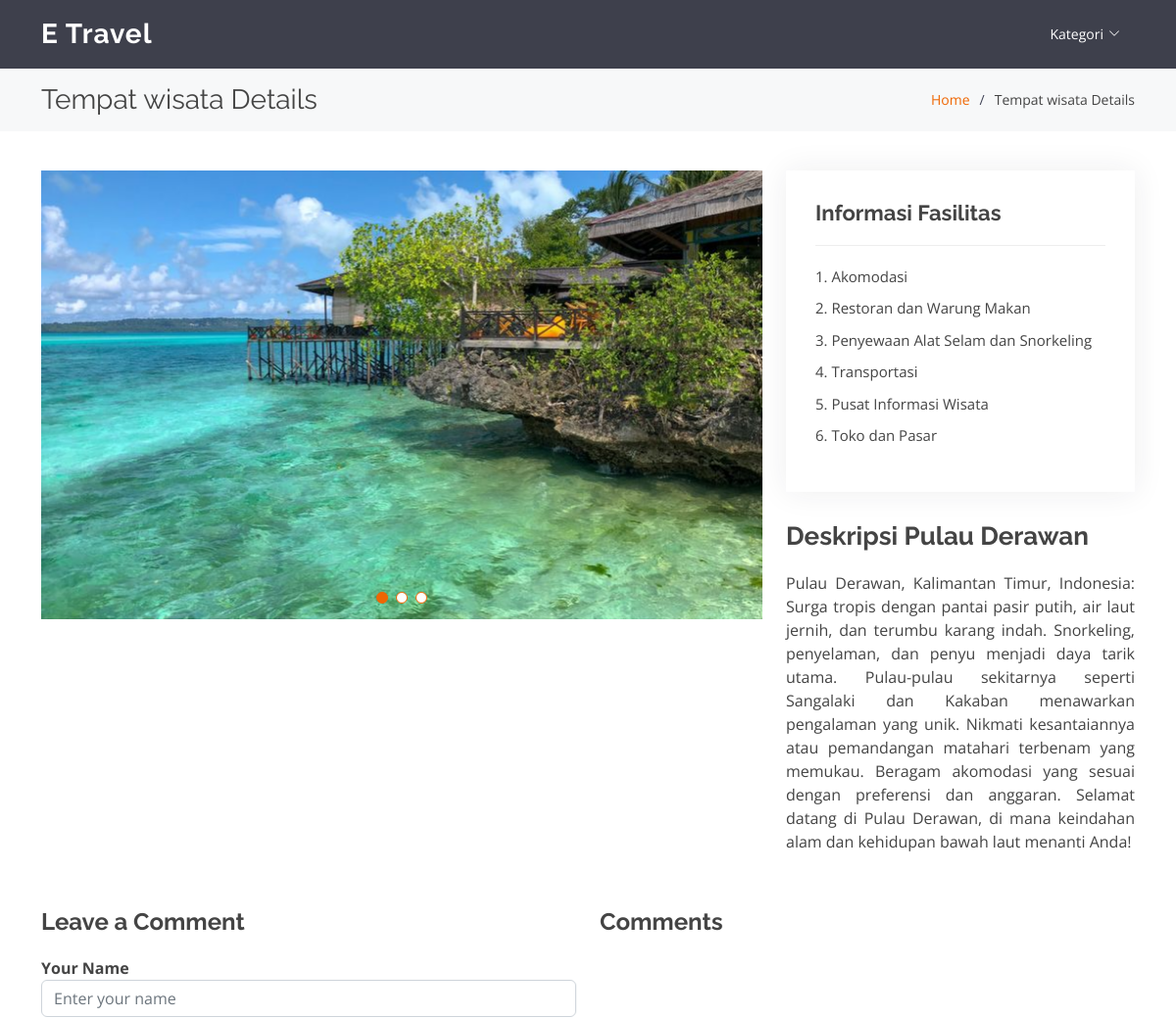
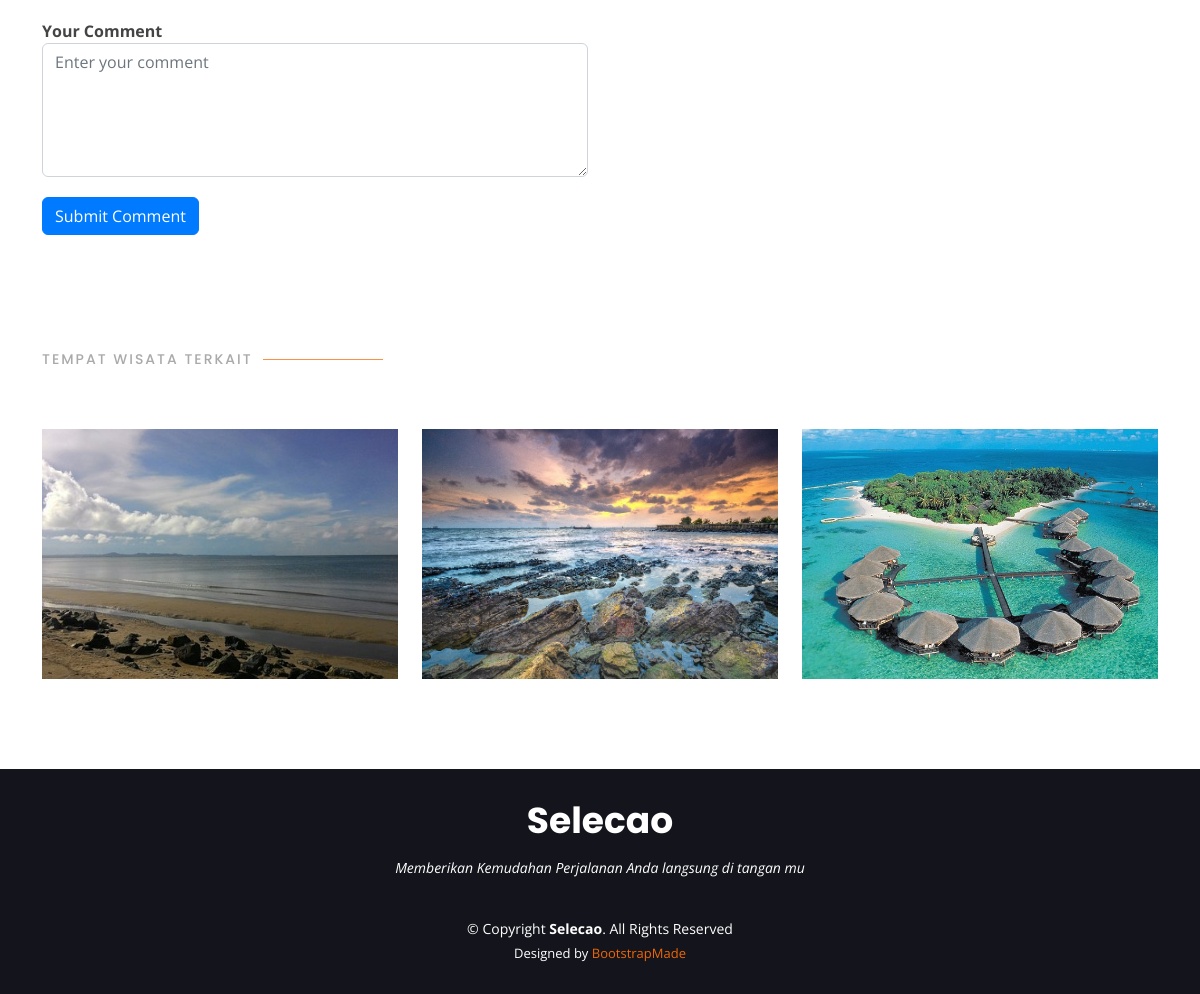
The app's page /portfolio-details.php?id_tempat_wisata=4 with its own data (2 pictures, top to bottom).
### tables this page shows
CREATE TABLE `image` (
  `id_image` int(11) NOT NULL,
  `image` varchar(255) NOT NULL,
  `image_satu` varchar(255) NOT NULL,
  `image_dua` varchar(255) NOT NULL,
  `id_tempat_wisata` int(11) NOT NULL
);

CREATE TABLE `fasilitas` (
  `id_fasilitas` int(11) NOT NULL,
  `deskripsi_fasilitas` text NOT NULL,
  `id_tempat_wisata` int(11) NOT NULL
);

CREATE TABLE `tempat_wisata` (
  `id_tempat_wisata` int(11) NOT NULL,
  `name_tw` varchar(255) NOT NULL,
  `deskripsi` text NOT NULL,
  `image_tw` varchar(255) NOT NULL,
  `id_daerah_wisata` int(11) NOT NULL,
  `id_kategori` int(11) NOT NULL
);

### public/portfolio-details.php (the view, shortened to what this page needs)
<!DOCTYPE html>
<html lang="en">
<head>
    <link href="assets/vendor/animate.css/animate.min.css" rel="stylesheet">
    <link href="assets/vendor/aos/aos.css" rel="stylesheet">
    <link href="assets/vendor/bootstrap/css/bootstrap.min.css" rel="stylesheet">
    <link href="assets/vendor/bootstrap-icons/bootstrap-icons.css" rel="stylesheet">
    <link href="assets/vendor/boxicons/css/boxicons.min.css" rel="stylesheet">
    <link href="assets/vendor/glightbox/css/glightbox.min.css" rel="stylesheet">
    <link href="assets/vendor/remixicon/remixicon.css" rel="stylesheet">
    <link href="assets/vendor/swiper/swiper-bundle.min.css" rel="stylesheet">
    <link href="assets/css/style.css" rel="stylesheet">
</head>
<body>
    <header id="header" class="fixed-top d-flex align-items-center  ">
    <div class="container d-flex align-items-center justify-content-between">
      <div class="logo">
        <h1><a href="index.php">E Travel</a></h1>
      </div>
      <nav id="navbar" class="navbar">
        <ul>
          <li class="dropdown"><a href="#"><span>Kategori</span> <i class="bi bi-chevron-down"></i></a>
          </li>
        </ul>
      </nav>
      </div>
  </header>
    <main id="main">
        <section id="breadcrumbs" class="breadcrumbs">
            <div class="container">
                <div class="d-flex justify-content-between align-items-center">
                    <h2>Tempat wisata Details</h2>
                    <ol>
                        <li><a href="index.php">Home</a></li>
                        <li>Tempat wisata Details</li>
                    </ol>
                </div>
            </div>
        </section>
        <section id="portfolio-details" class="portfolio-details">
            <div class="container">
                <div class="row gy-4">
                    <div class="col-lg-8">
                        <div class="portfolio-details-slider swiper">
                            <div class="swiper-wrapper align-items-center">
                                <?php
                                include "../config/config.php";
                                $id_tempat_wisata = $_GET['id_tempat_wisata'];
                                $data = mysqli_query($host, "SELECT * FROM `image` WHERE `id_tempat_wisata` = $id_tempat_wisata");
                                while ($d = mysqli_fetch_array($data)) {
                                ?>
                                    <div class="swiper-slide">
                                        <img src="../admin/assets/img/<?php echo $d["image"]; ?>" data-gallery="portfolioGallery" class="portfolio-lightbox preview-link" alt="">
                                    </div>
                                <?php
                                }
                                ?>
                            </div>
                            <div class="swiper-pagination"></div>
                        </div>
                    </div>
                    <div class="col-lg-4">
                        <?php
                        $query = "SELECT deskripsi_fasilitas FROM fasilitas WHERE id_tempat_wisata = $id_tempat_wisata";
                        $result = mysqli_query($host, $query);
                        $row = mysqli_fetch_assoc($result);
                        $description = $row['deskripsi_fasilitas'];
                        $items = explode("\n", $description);
                        ?>
                        <div class="portfolio-info">
                            <h3>Informasi Fasilitas</h3>
                            <ul>
                                <?php foreach ($items as $item) { ?>
                                    <?php if (!empty($item)) { ?>
                                        <li><strong></strong> <?php echo trim($item); ?><br></li>
                                    <?php } ?>
                                <?php } ?>
                            </ul>
                        </div>
                        <?php
                        $query = "SELECT name_tw, deskripsi FROM tempat_wisata WHERE id_tempat_wisata = $id_tempat_wisata";
                        $result = mysqli_query($host, $query);
                        if ($result && mysqli_num_rows($result) > 0) {
                            $row = mysqli_fetch_assoc($result);
                            $name_tw = $row['name_tw'];
                            $deskripsi = $row['deskripsi'];
                        } else {
                            $name_tw = "Title Not Found";
                            $deskripsi = "Description Not Found";
                        }
                        ?>
                        <div class="portfolio-description">
                            <h2>Deskripsi <?php echo $name_tw; ?></h2>
                            <p style="text-align: justify;">
                                <?php echo $deskripsi; ?>
                            </p>
                        </div>
                    </div>
                    <div class="portfolio-comments">
                        <div class="row">
                            <div class="col-lg-6">
                                <h3>Leave a Comment</h3>
                                <form class="comment-form" action="proses-add.php" method="post">
                                    <div class="form-group">
                                        <label for="name">Your Name</label>
                                        <input type="text" class="form-control" id="name" name="name_komentar" placeholder="Enter your name" required>
                                    </div>
                                    <div class="form-group">
                                        <label for="comment">Your Comment</label>
                                        <textarea class="form-control" id="comment" rows="5" placeholder="Enter your comment" name="komentar" required></textarea>
                                    </div>
                                    <button type="submit" class="btn btn-primary" name="submit_komentar">Submit Comment</button>
                                </form>
                            </div>
                            <div class="col-lg-6">
                                <div class="comment-list">
                                    <h3>Comments</h3>
                                </div>
                            </div>
                        </div>
                    </div>
                </div>
            </div>
        </section>
                <section id="portfolio" class="portfolio">
                <div class="container">
                    <div class="section-title" data-aos="fade-up">
                    <h2>Tempat Wisata Terkait</h2>
                    </div>
                    <div class="row">
                    <div class="container">
                        <div class="row portfolio-container" data-aos="fade-up">
                        <?php
                        include "../config/config.php";
                        $data = mysqli_query($host, "SELECT `tw`.`id_tempat_wisata`, `tw`.`name_tw`, `tw`.`deskripsi`, `tw`.`image_tw`, `dw`.`name_dw`, `ka`.`id_kategori`, `ka`.`name_kategori`
                        FROM `tempat_wisata` AS `tw`
                        JOIN `daerah_wisata` AS `dw` ON `tw`.`id_daerah_wisata` = `dw`.`id_daerah_wisata`
                        JOIN `kategori` AS `ka` ON `tw`.`id_kategori` = `ka`.`id_kategori`
                        WHERE `tw`.`id_daerah_wisata` = (SELECT `id_daerah_wisata` FROM `tempat_wisata` WHERE `id_tempat_wisata` = '$id_tempat_wisata')");
                        while ($d = mysqli_fetch_array($data)) {
                        ?>
                            <div class="col-lg-4 col-md-6 portfolio-item filter-card">
                            <div class="portfolio-img"><img src="../admin/assets/img/<?php echo $d["image_tw"]; ?>" class="img-fluid" alt="image"></div>
                            </div>
                        <?php
                        }
                        ?>
                        </div>
                    </div>
                    </div>
                </div>
                </section>
    </main>
    <footer id="footer">
        <div class="container">
            <h3>Selecao</h3>
            <p>Memberikan Kemudahan Perjalanan Anda langsung di tangan mu</p>
            <div class="copyright">
                &copy; Copyright <strong><span>Selecao</span></strong>. All Rights Reserved
            </div>
            <div class="credits">
                Designed by <a href="https://bootstrapmade.com/">BootstrapMade</a>
            </div>
        </div>
    </footer>
</body>
</html>

### public/assets/css/style.css (style rules this page uses)
body { font-family: "Open Sans", sans-serif; color: #444444; }
a { color: #ef6603; text-decoration: none; }
h1, h2, h3, h4, h5, h6 { font-family: "Raleway", sans-serif; }
#header { height: 70px; transition: all 0.5s; z-index: 997; transition: all 0.5s; background: rgba(42, 44, 57, 0.9); }
#header .logo h1 { font-size: 28px; margin: 0; padding: 0; line-height: 1; font-weight: 700; letter-spacing: 1px; }
#header .logo h1 a, #header .logo h1 a:hover { color: #fff; text-decoration: none; }
.navbar { padding: 0; }
.navbar ul { margin: 0; padding: 0; display: flex; list-style: none; align-items: center; }
.navbar li { position: relative; }
.navbar a, .navbar a:focus { display: flex; align-items: center; justify-content: space-between; padding: 5px 15px 7px 15px; margin-left: 5px; font-size: 14px; color: #fff; white-space: nowrap; transition: 0.3s; border-radius: 50px; }
.navbar a i, .navbar a:focus i { font-size: 12px; line-height: 0; margin-left: 5px; }
section { padding: 60px 0; overflow: hidden; }
.section-title { padding-bottom: 40px; }
.section-title h2 { font-size: 14px; font-weight: 500; padding: 0; line-height: 1px; margin: 0 0 5px 0; letter-spacing: 2px; text-transform: uppercase; color: #aaaaaa; font-family: "Poppins", sans-serif; }
.section-title h2::after { content: ""; width: 120px; height: 1px; display: inline-block; background: #fd9042; margin: 4px 10px; }
.portfolio .portfolio-item { margin-bottom: 30px; }
.portfolio-img { height: 250px; }
.portfolio-img img { width: 100%; height: 100%; object-fit: cover; }
.portfolio .portfolio-item .portfolio-img { overflow: hidden; }
.portfolio .portfolio-item .portfolio-img img { transition: all 0.8s ease-in-out; }
.portfolio-details { padding-top: 40px; }
.portfolio-details .portfolio-details-slider img { width: 100%; }
.portfolio-details .portfolio-details-slider .swiper-pagination { margin-top: 20px; position: relative; }
.portfolio-details .portfolio-info { padding: 30px; box-shadow: 0px 0 30px rgba(42, 44, 57, 0.08); }
.portfolio-details .portfolio-info h3 { font-size: 22px; font-weight: 700; margin-bottom: 20px; padding-bottom: 20px; border-bottom: 1px solid #eee; }
.portfolio-details .portfolio-info ul { list-style: none; padding: 0; font-size: 15px; }
.portfolio-details .portfolio-info ul li+li { margin-top: 10px; }
.portfolio-details .portfolio-description { padding-top: 30px; }
.portfolio-details .portfolio-description h2 { font-size: 26px; font-weight: 700; margin-bottom: 20px; }
.portfolio-details .portfolio-description p { padding: 0; }
.breadcrumbs { padding: 15px 0; margin-top: 70px; background: #f7f8f9; min-height: 40px; }
.breadcrumbs h2 { font-size: 28px; font-weight: 400; margin: 0; }
.breadcrumbs ol { display: flex; flex-wrap: wrap; list-style: none; padding: 0; margin: 0; font-size: 14px; }
.breadcrumbs ol li+li { padding-left: 10px; }
.breadcrumbs ol li+li::before { display: inline-block; padding-right: 10px; color: #404356; content: "/"; }
#footer { background: #14151c; color: #fff; font-size: 14px; text-align: center; padding: 30px 0; }
#footer h3 { font-size: 36px; font-weight: 700; color: #fff; position: relative; font-family: "Poppins", sans-serif; padding: 0; margin: 0 0 15px 0; }
#footer p { font-size: 15; font-style: italic; padding: 0; margin: 0 0 40px 0; }
#footer .copyright { margin: 0 0 5px 0; }
#footer .credits { font-size: 13px; }

### public/portfolio-details.php (style rules this page uses)
.portfolio-details-slider .swiper-slide img { width: 100%; height: auto; }
.swiper-slide { height: 0; padding-bottom: 56.25%; position: relative; }
.swiper-slide img { position: absolute; top: 0; left: 0; width: 100%; height: 100%; object-fit: cover; }
.portfolio-comments { margin-top: 40px; }
.portfolio-comments h3 { font-size: 24px; font-weight: bold; margin-bottom: 20px; }
.comment-form .form-group { margin-bottom: 20px; }
.comment-form label { font-weight: bold; }
.btn-primary { background-color: #007bff; color: #fff; border-color: #007bff; }
.portfolio-img { height: 250px; }
.portfolio-img img { width: 100%; height: 100%; object-fit: cover; }

### records on screen
image: image (picture)
fasilitas: deskripsi_fasilitas "1. Akomodasi", deskripsi_fasilitas "2. Restoran dan Warung Makan", deskripsi_fasilitas "3. Penyewaan Alat Selam dan Snorkeling", deskripsi_fasilitas "4. Transportasi", deskripsi_fasilitas "5. Pusat Informasi Wisata", deskripsi_fasilitas "6. Toko dan Pasar"
tempat_wisata: name_tw "Pulau Derawan", deskripsi "Pulau Derawan, Kalimantan Timur, Indonesia: Surga tropis dengan pantai pasir putih, air laut jernih, dan terumbu karang indah. Snorkeling, penyelaman, dan penyu menjadi daya tarik utama. Pulau-pulau sekitarnya seperti Sangalaki dan Kakaban menawarkan pengalaman yang unik. Nikmati kesantaiannya atau pemandangan matahari terbenam yang memukau. Beragam akomodasi yang sesuai dengan preferensi dan anggaran. Selamat datang di Pulau Derawan, di mana keindahan alam dan kehidupan bawah laut menanti Anda!", image_tw (picture)
tempat_wisata: image_tw (picture)
tempat_wisata: image_tw (picture)
